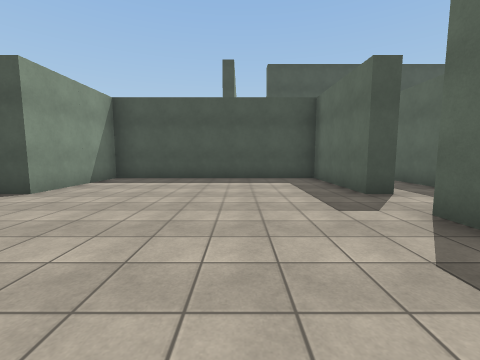
View 1 (above)

17 first-person views from a walk through a scene from a Unity 3-D project. The camera is 1.4 m above the floor, tilts 6° down and sees 90° across. The floor is counted in squares, 2 m on a side. Each view is taken from the middle of a square. On the plan, view 1 faces up. The plan holds only what a view shows up to about 9 squares ahead; the rest is blank. The place goes on beyond the plan. The player character is not drawn. Surface patterns are stand-ins for the level's own textures.

View 2
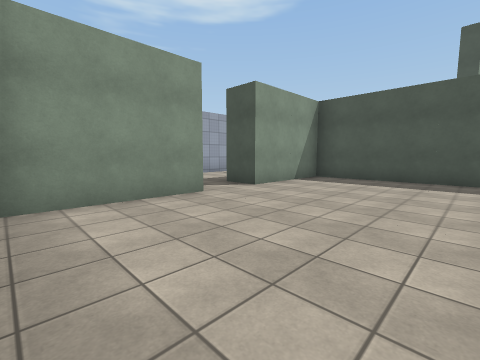

View 3
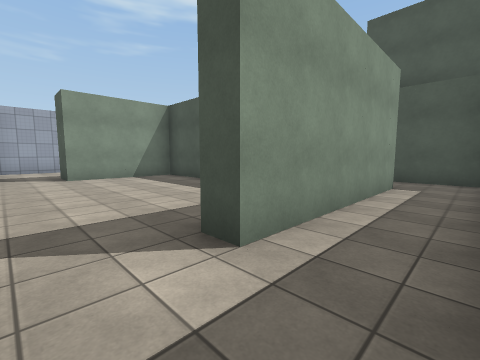

View 4
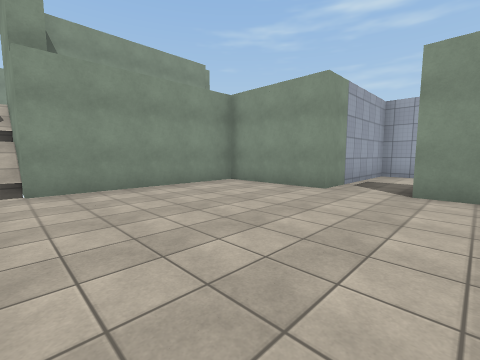

View 5
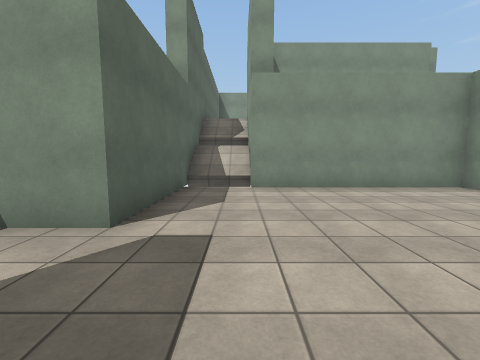

View 6
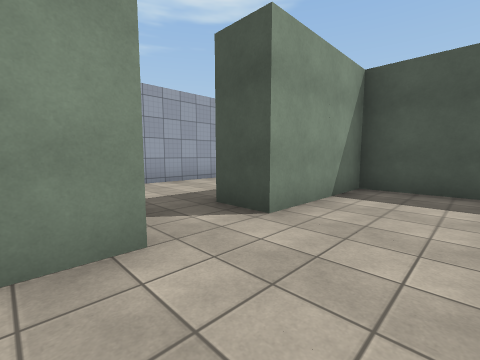

View 7
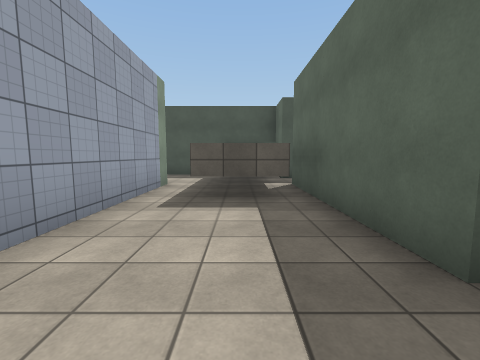

View 8
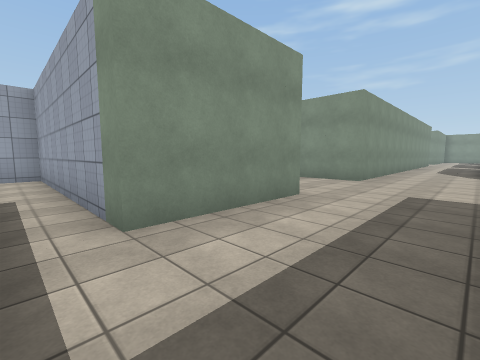

View 9
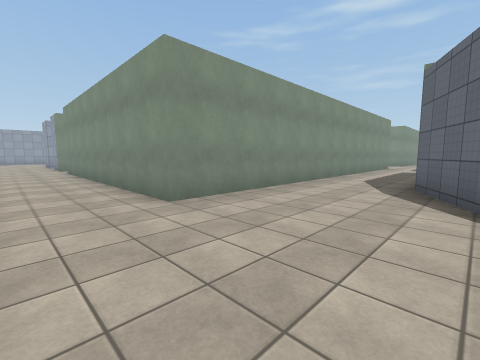

View 10
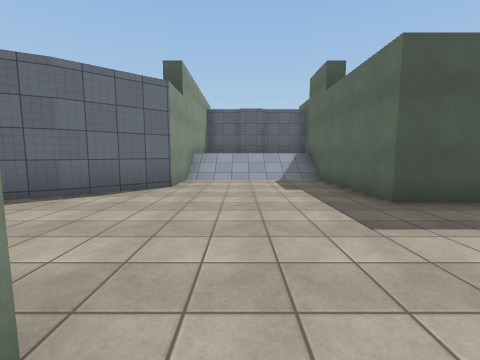

View 11
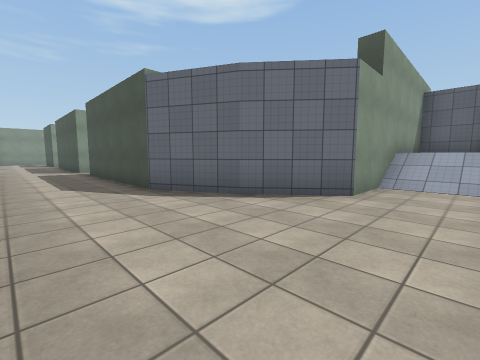

View 12
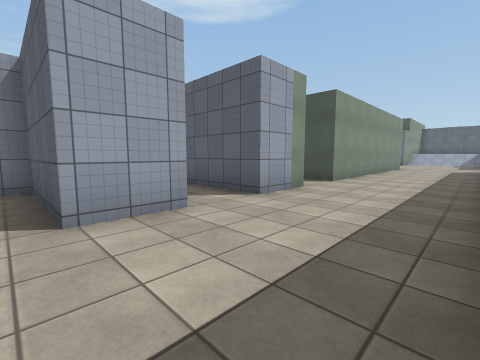

View 13
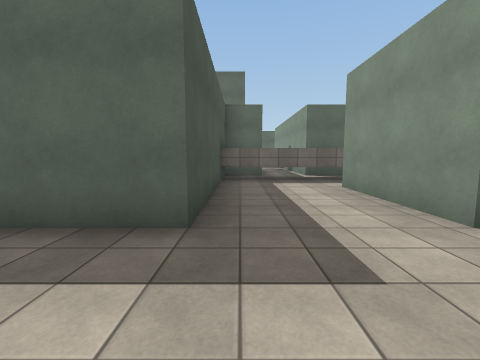

View 14
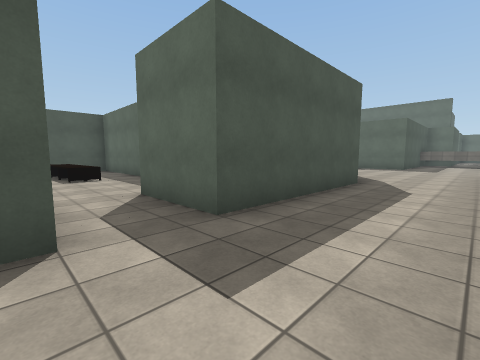

View 15
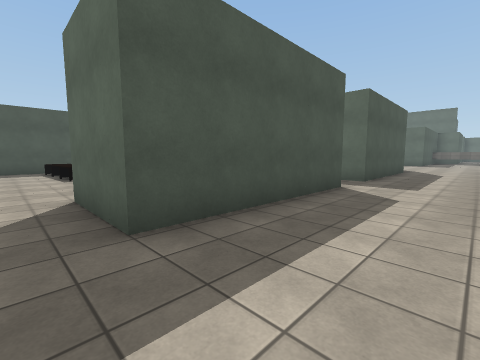

View 16
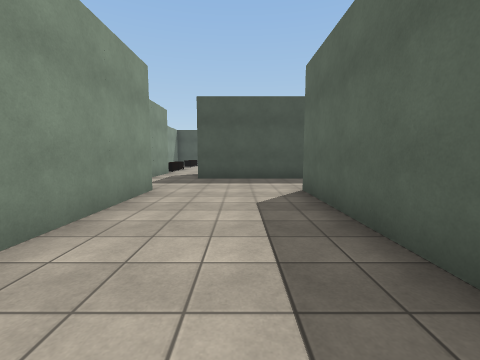

View 17
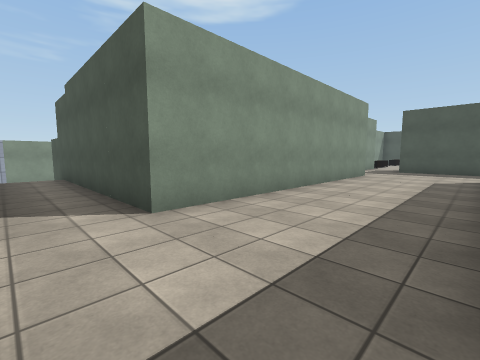

### Floor plan
Points are (right, up) in squares from view 1. A wall is a line through its corners. A room is listed if a view was taken in it or the views show most of it. See-through windows are left out.
Room 1 (views 1, 2, 3, 4, 5, 6)
walls: (-3.7, 2.8) (-3.7, -0.1) (0.7, -0.1) (0.7, -1.6); (2.8, 8.8) (2.8, 4.3) (2.3, 4.3) (2.3, 7.3) (-3.7, 7.3) (-3.7, 4.3); (2.3, -1.6) (2.3, 2.8) (3.4, 2.8); (4.1, 10.3) (2.4, 10.3)
low walls: (0.6, -0.6) (2.2, -0.6)
ways out: opening at (-4, 3.5) to room 2
Room 2 (view 7)
walls: (-5.2, 6.6) (-6.8, 6.6); (-7.7, 6.4) (-7.7, 2.8) (-3.7, 2.8); (-3.7, 4.3) (-4.7, 4.3) (-4.7, 8.8)
ways out: opening at (-4, 3.5) to room 1; opening at (-7, 7.5) to room 3; opening at (-5, 7.5)
Room 3 (views 8, 9, 10, 11, 12, 13)
walls: (-13.7, -0.1) (-13.7, -1.7); (-10.9, 8.8) (-7.7, 8.8) (-7.7, 6.4); (-13.7, -3.1) (-13.7, -4.6) (-16.7, -4.6) (-16.7, -5.1); (-6.8, 8.2) (-6.8, 11.5) (-10.7, 11.5) (-10.7, 16); (-21.6, 8.8) (-13.7, 8.8) (-13.7, 1.3); (-13, 19.1) (-14.5, 19.1) (-14.5, 13.3) (-16, 12) (-17.8, 11.1) (-22.2, 11.1) (-22.2, 13.2)
ways out: opening at (-7, 7.5) to room 2; opening at (-24.5, 9.5) to room 4; opening at (-23, 14); opening at (-14.5, 0.5); opening at (-14, -2.5)
Room 4 (views 14, 15, 16, 17)
walls: (-25.7, 5.1) (-25.7, 8.8); (-28.7, 8.8) (-28.7, 1.3) (-30.5, 1.3); (-23.6, 11.1) (-28.2, 11.1) (-28.2, 13.2); (-29.7, 13) (-29.7, 11.4)
ways out: opening at (-24.5, 9.5) to room 3; opening at (-29, 13)

Positions as (right, up) in squares from view 1, and headings:
1: (0, 0), facing up
2: (0, 0), facing up-left
3: (4, 3), facing up-left
4: (1, 5), facing down-left
5: (1, 5), facing down
6: (-2, 2), facing up-left
7: (-6, 3), facing up
8: (-7, 11), facing down-left
9: (-12, 12), facing down-left
10: (-13, 8), facing up
11: (-13, 9), facing up-left
12: (-11, -5), facing up-left
13: (-13, 11), facing right
14: (-24, 9), facing up-right
15: (-29, 9), facing up-right
16: (-27, 4), facing up
17: (-26, 0), facing up-left
